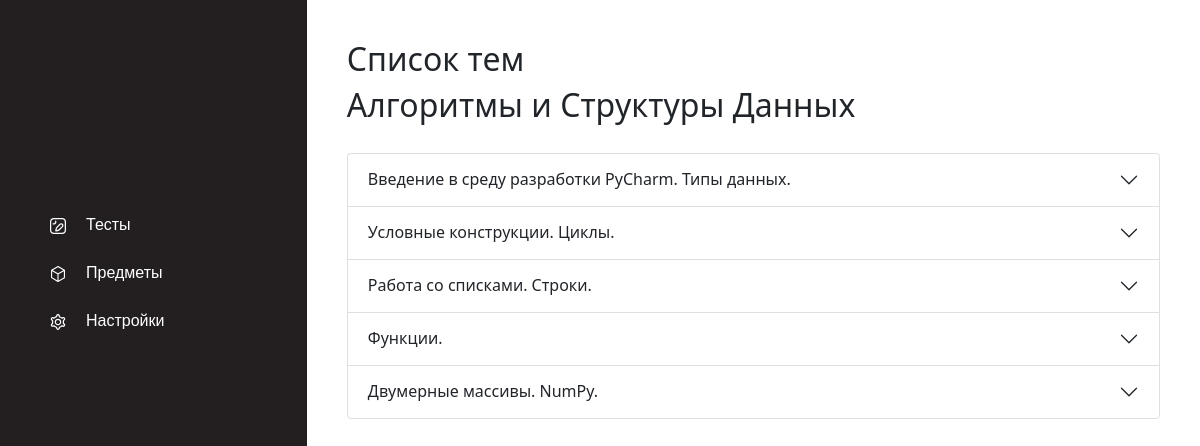
/tests/ (signed in), run on an earlier commit of the app's database.
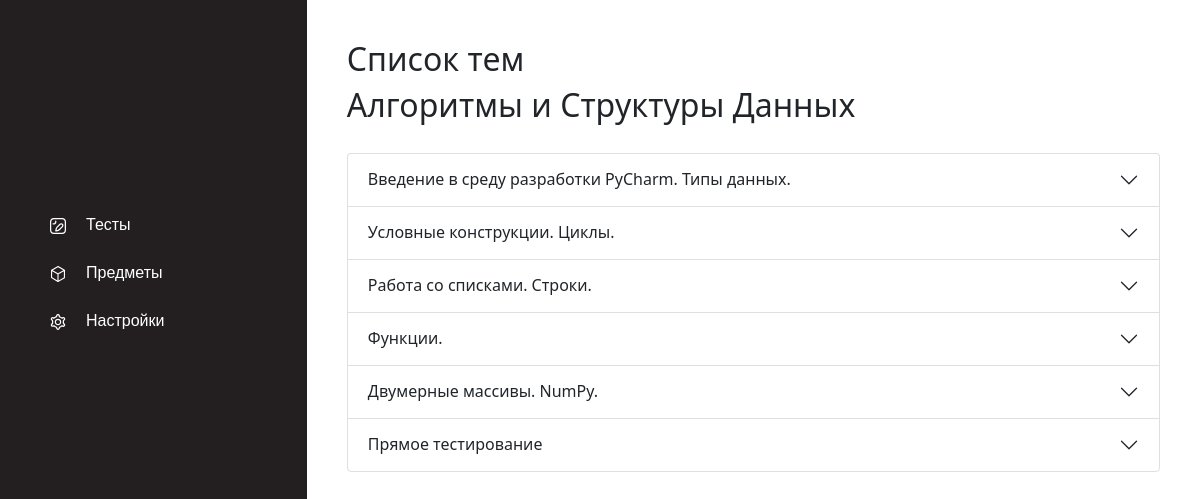
And on a later commit of the database.
### tests/models.py (models this page shows)
class Topic(models.Model):
    subject = models.ForeignKey(Subject, on_delete=models.CASCADE)
    name = models.CharField(max_length=50)

### tests/views.py (the view)
# urls.py: path('', views.show_tests, name='show tests'),
@login_required(login_url='/account/auth/', redirect_field_name='')
def show_tests(request):
    tests_information = handler.get_subject_information(request)
    return render(request, 'tests/tests.html', {'data': tests_information})

### templates/tests/tests.html (shortened to what this page needs)
{% extends "tests/../base.html" %}
{% block content %}
    <h2>Список тем</h2>
    {% for subject in data %}
        <h2>{{ subject.name }}</h2>
        <div class="container-fliud">
        <div class="accordion" id="testList">
            {% for topic in subject.topics %}
                <div class="accordion-item">
                    <h2 class="accordion-header" id="TopicHeading{{ topic.topic_id }}">
                        <button class="accordion-button collapsed" type="button" data-bs-toggle="collapse" data-bs-target="#Collapse{{ topic.topic_id }}" aria-expanded="false" aria-controls="Collapse{{ topic.topic_id }}">
                            {{ topic.name }}
                            </button>
                    </h2>
                </div>
            {% endfor %}
            </div>
        </div>
    {% endfor %}
{% endblock content %}

What changed in the data, as far as the page shows it:
added Topic: name "Прямое тестирование"
